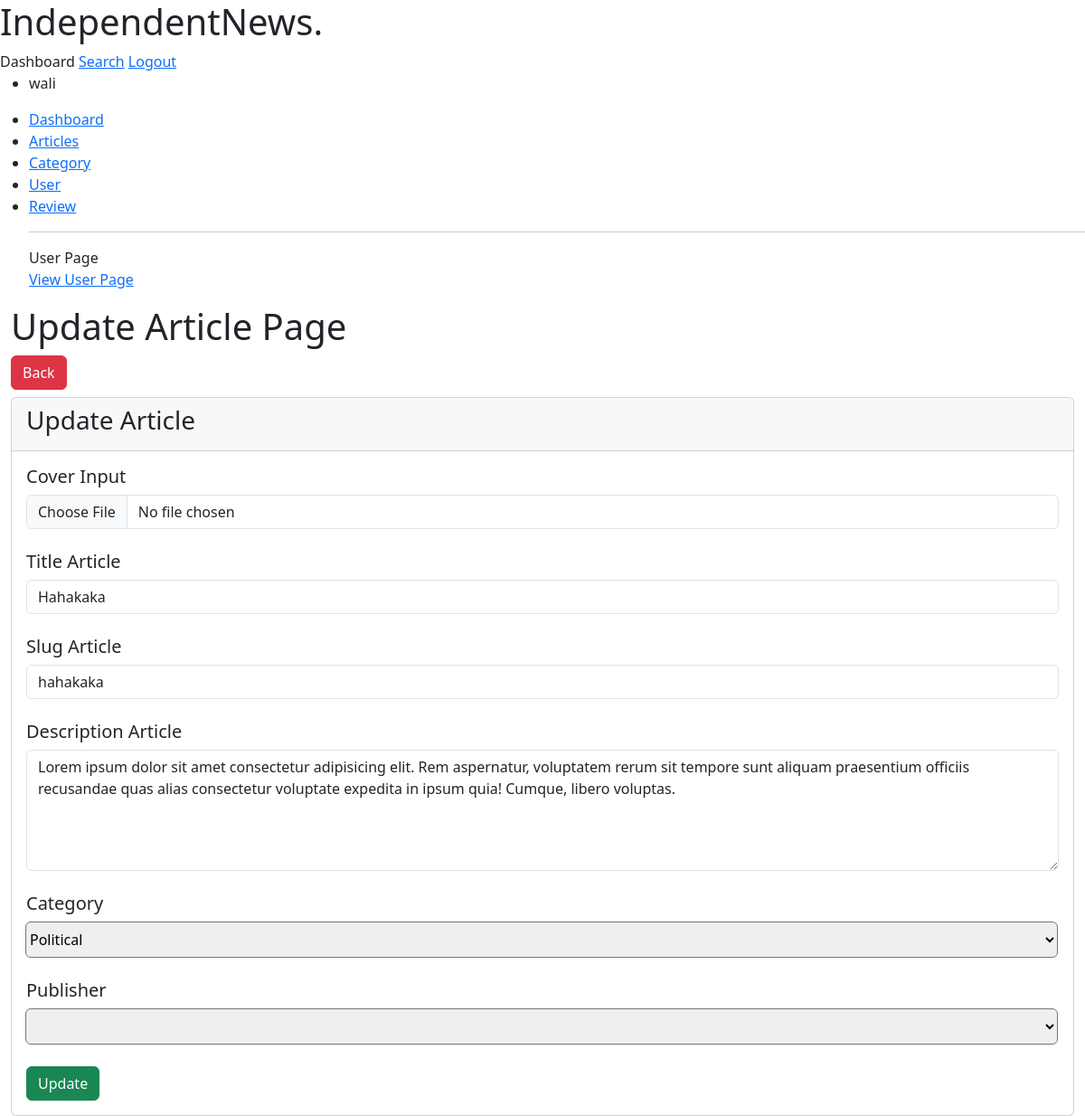
Before: /pages/admin/crud/article/update.php?slug=hahakaka (signed in) with the older database file.
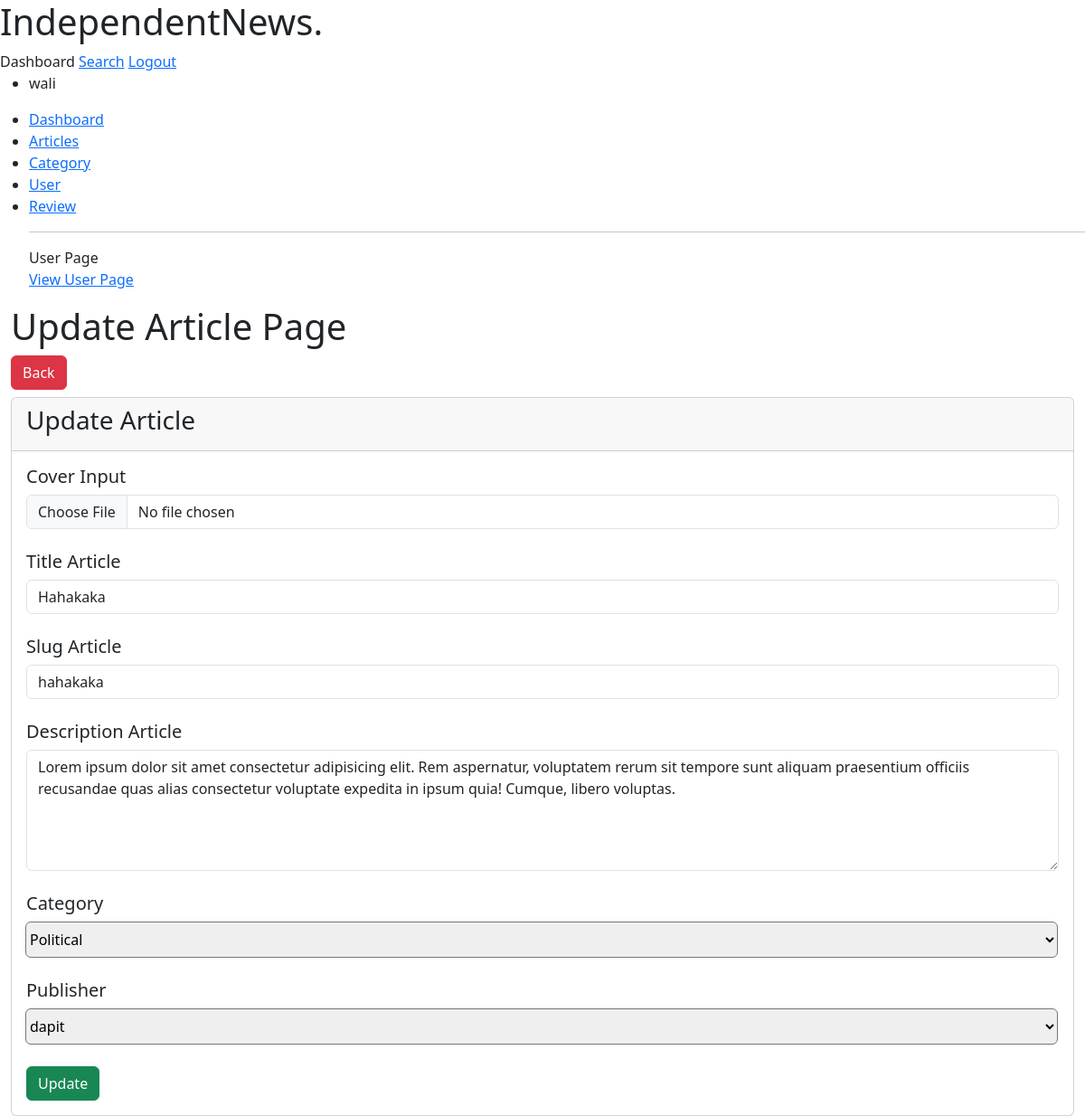
After: the same page with the newer database file.
### tables this page shows
CREATE TABLE `articles` (
  `id_article` int(3) NOT NULL,
  `cover_article` varchar(40) NOT NULL,
  `title_article` varchar(40) NOT NULL,
  `slug_article` varchar(40) NOT NULL,
  `desc_article` longtext NOT NULL,
  `id_user` int(3) NOT NULL,
  `id_category` int(3) NOT NULL
);

### pages/admin/crud/article/update.php (the view, shortened to what the changed rows need)
<!DOCTYPE html>
<html lang="en">
<head>
    <link href="https://cdn.jsdelivr.net/npm/bootstrap@5.3.0-alpha3/dist/css/bootstrap.min.css" rel="stylesheet">
    <link rel="stylesheet" href="https://cdn.jsdelivr.net/npm/bootstrap-icons@1.10.5/font/bootstrap-icons.css">
</head>
<body>
    <nav>
        <h1>Independent<span>News</span>.</h1>
    </nav>
    <div class="content-wrapper">
        <section class="content">
            <div class="container-fluid">
                <h1>Update Article Page</h1>
                <div class="col-12">
                    <div class="card card-default">
                        <div class="card-body">
                            <form action="update-act.php" method="POST" class="needs-validation" enctype="multipart/form-data" novalidate>
                                <?php
                                    include "../../../../connection/connection.php";
                                    $slug = $_GET['slug'];
                                    $article = mysqli_query($con, "select * from articles where slug_article='$slug'");
                                    while ($art = mysqli_fetch_array($article)) {
                                ?>
                                <div class="form-group mb-4">
                                    <label for="cover_article"><h5>Cover Input</h5></label>
                                    <input type="file" name="cover_article" class="form-control" value="<?php echo $art['cover_article']; ?>" id="cover_article">
                                </div>
                                <div class="form-group mb-4">
                                    <label for="title_article"><h5>Title Article</h5></label>
                                    <input type="text" name="title_article" class="form-control" id="title_article" value="<?php echo $art['title_article']; ?>" placeholder="Input Title for Article..." autofocus required>
                                </div>
                                <div class="form-group mb-4">
                                    <label for="slug_article"><h5>Slug Article</h5></label>
                                    <input type="text" name="slug_article" class="form-control" id="slug_article" value="<?php echo $art['slug_article']; ?>" placeholder="Input Slug..." required>
                                </div>
                                <div class="form-group mb-4">
                                    <label for="desc_article"><h5>Description Article</h5></label>
                                    <textarea class="form-control" name="desc_article" id="desc_article" rows="5" placeholder="Input Description for Article..." required><?php echo $art['desc_article']; ?></textarea>
                                </div>
                                <div class="form-group mb-4 input-group align-self-center">
                                    <label for="id_category"><h5>Category</h5></label>
                                    <?php
                                        include "../../../../connection/connection.php";
                                        $cate = mysqli_query($con, "select * from categories");
                                    ?>
                                    <select style="width: 100%; height: 40px;" class="custom-select rounded" name="id_category" id="id_category">
                                    <?php
                                        foreach ($cate as $cat) {
                                            if ($cat['id_category'] === $art['id_article']) {
                                    ?>
                                        <option selected value="<?php echo $cat['id_category']; ?>"><?php echo $cat['name_category']; ?></option>
                                    <?php while ($c = mysqli_fetch_array($cate)) { ?>
                                        <option value="<?php echo $c['id_category'] ?>"><?php echo $c['name_category']; ?></option>
                                    <?php }} else { ?>
                                        <option value="<?php echo $cat['id_category']; ?>"><?php echo $cat['name_category']; ?></option>
                                    <?php }} ?>
                                    </select>
                                </div>
                                <div class="form-group mb-4 input-group align-self-center">
                                    <label for="id_user"><h5>Publisher</h5></label>
                                    <?php
                                        include "../../../../connection/connection.php";
                                        $user = mysqli_query($con, "select * from users where level='Journalist'");
                                    ?>
                                    <select style="width: 100%; height: 40px;" class="custom-select rounded" name="id_user" id="id_user">
                                    <?php
                                        foreach ($user as $us) {
                                            if ($us['id_user'] === $art['id_article']) {
                                    ?>
                                        <option selected value="<?php echo $us['id_user']; ?>"><?php echo $us['username']; ?></option>
                                    <?php while ($u = mysqli_fetch_array($user)) { ?>
                                        <option value="<?php echo $u['id_user'] ?>"><?php echo $u['username']; ?></option>
                                    <?php }} else { ?>
                                        <option value="<?php echo $us['id_user']; ?>"><?php echo $us['username']; ?></option>
                                    <?php }} ?>
                                    </select>
                                </div>
                                <input type="submit" class="btn btn-success" name="update" id="" value="Update">
                                <?php } ?>
                            </form>
                        </div>
                    </div>
                </div>
            </div>
        </section>
    </div>
</body>
</html>

Changed rows visible on the page:
changed articles "Hahakaka": id_user (not shown) → "dapit"
